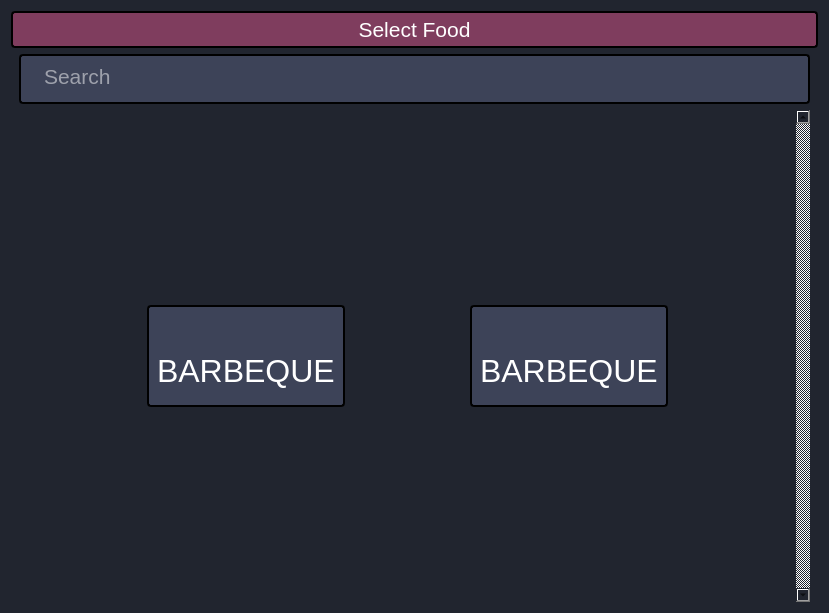
<?xml version="1.0" encoding="UTF-8"?>
<ui version="4.0">
 <class>Form</class>
 <widget class="QWidget" name="Form">
  <property name="geometry">
   <rect>
    <x>0</x>
    <y>0</y>
    <width>829</width>
    <height>613</height>
   </rect>
  </property>
  <property name="windowTitle">
   <string>Form</string>
  </property>
  <property name="styleSheet">
   <string notr="true">background-color:#21252F;</string>
  </property>
  <property name="windowFilePath">
   <string/>
  </property>
  <layout class="QVBoxLayout" name="verticalLayout_4">
   <item>
    <widget class="QLabel" name="label">
     <property name="sizePolicy">
      <sizepolicy hsizetype="Preferred" vsizetype="Maximum">
       <horstretch>0</horstretch>
       <verstretch>0</verstretch>
      </sizepolicy>
     </property>
     <property name="font">
      <font>
       <pointsize>16</pointsize>
      </font>
     </property>
     <property name="styleSheet">
      <string notr="true">color:white;
background-color:#7F3D5E;
border: 2px solid black;
border-radius:4px;
padding: 4px 8px;
</string>
     </property>
     <property name="text">
      <string>Select Food</string>
     </property>
     <property name="alignment">
      <set>Qt::AlignCenter</set>
     </property>
    </widget>
   </item>
   <item>
    <layout class="QVBoxLayout" name="verticalLayout">
     <property name="sizeConstraint">
      <enum>QLayout::SetMinimumSize</enum>
     </property>
     <property name="leftMargin">
      <number>8</number>
     </property>
     <property name="rightMargin">
      <number>8</number>
     </property>
     <item>
      <widget class="QFrame" name="frame">
       <property name="sizePolicy">
        <sizepolicy hsizetype="Preferred" vsizetype="Maximum">
         <horstretch>0</horstretch>
         <verstretch>0</verstretch>
        </sizepolicy>
       </property>
       <property name="styleSheet">
        <string notr="true">background-color:#3D4358;
border: 2px solid black;
border-radius:4px;</string>
       </property>
       <property name="frameShape">
        <enum>QFrame::NoFrame</enum>
       </property>
       <property name="frameShadow">
        <enum>QFrame::Raised</enum>
       </property>
       <layout class="QHBoxLayout" name="horizontalLayout_2">
        <property name="spacing">
         <number>4</number>
        </property>
        <property name="leftMargin">
         <number>8</number>
        </property>
        <property name="topMargin">
         <number>4</number>
        </property>
        <property name="rightMargin">
         <number>8</number>
        </property>
        <property name="bottomMargin">
         <number>4</number>
        </property>
        <item>
         <widget class="QLabel" name="label_2">
          <property name="maximumSize">
           <size>
            <width>24</width>
            <height>24</height>
           </size>
          </property>
          <property name="styleSheet">
           <string notr="true">border:none;</string>
          </property>
          <property name="text">
           <string/>
          </property>
          <property name="pixmap">
           <pixmap>../src/assets/searchIcon.png</pixmap>
          </property>
          <property name="scaledContents">
           <bool>true</bool>
          </property>
         </widget>
        </item>
        <item>
         <widget class="QTextEdit" name="textEdit">
          <property name="sizePolicy">
           <sizepolicy hsizetype="Expanding" vsizetype="Maximum">
            <horstretch>0</horstretch>
            <verstretch>0</verstretch>
           </sizepolicy>
          </property>
          <property name="maximumSize">
           <size>
            <width>16777215</width>
            <height>38</height>
           </size>
          </property>
          <property name="font">
           <font>
            <pointsize>16</pointsize>
           </font>
          </property>
          <property name="styleSheet">
           <string notr="true">background-color:transparent;
color:white;
border:none;</string>
          </property>
          <property name="placeholderText">
           <string>Search</string>
          </property>
         </widget>
        </item>
       </layout>
      </widget>
     </item>
     <item>
      <widget class="QScrollArea" name="scrollArea">
       <property name="sizePolicy">
        <sizepolicy hsizetype="Minimum" vsizetype="Minimum">
         <horstretch>0</horstretch>
         <verstretch>0</verstretch>
        </sizepolicy>
       </property>
       <property name="frameShape">
        <enum>QFrame::NoFrame</enum>
       </property>
       <property name="verticalScrollBarPolicy">
        <enum>Qt::ScrollBarAlwaysOn</enum>
       </property>
       <property name="horizontalScrollBarPolicy">
        <enum>Qt::ScrollBarAlwaysOff</enum>
       </property>
       <property name="sizeAdjustPolicy">
        <enum>QAbstractScrollArea::AdjustIgnored</enum>
       </property>
       <property name="widgetResizable">
        <bool>true</bool>
       </property>
       <widget class="QWidget" name="scrollAreaWidgetContents">
        <property name="geometry">
         <rect>
          <x>0</x>
          <y>0</y>
          <width>778</width>
          <height>494</height>
         </rect>
        </property>
        <layout class="QGridLayout" name="gridLayout_2">
         <item row="0" column="0">
          <widget class="QFrame" name="frame_3">
           <property name="sizePolicy">
            <sizepolicy hsizetype="Maximum" vsizetype="Maximum">
             <horstretch>0</horstretch>
             <verstretch>0</verstretch>
            </sizepolicy>
           </property>
           <property name="styleSheet">
            <string notr="true">background-color:#3D4358;
border: 2px solid black;
border-radius:4px;</string>
           </property>
           <property name="frameShape">
            <enum>QFrame::StyledPanel</enum>
           </property>
           <property name="frameShadow">
            <enum>QFrame::Raised</enum>
           </property>
           <layout class="QVBoxLayout" name="verticalLayout_2">
            <property name="spacing">
             <number>16</number>
            </property>
            <property name="leftMargin">
             <number>8</number>
            </property>
            <property name="topMargin">
             <number>16</number>
            </property>
            <property name="rightMargin">
             <number>8</number>
            </property>
            <property name="bottomMargin">
             <number>16</number>
            </property>
            <item>
             <widget class="QLabel" name="label_5">
              <property name="sizePolicy">
               <sizepolicy hsizetype="Preferred" vsizetype="Maximum">
                <horstretch>0</horstretch>
                <verstretch>0</verstretch>
               </sizepolicy>
              </property>
              <property name="styleSheet">
               <string notr="true">border:none;</string>
              </property>
              <property name="text">
               <string/>
              </property>
              <property name="pixmap">
               <pixmap>../src/assets/dishesIcon/img.png</pixmap>
              </property>
              <property name="scaledContents">
               <bool>true</bool>
              </property>
             </widget>
            </item>
            <item>
             <widget class="QLabel" name="label_6">
              <property name="sizePolicy">
               <sizepolicy hsizetype="Preferred" vsizetype="Maximum">
                <horstretch>0</horstretch>
                <verstretch>0</verstretch>
               </sizepolicy>
              </property>
              <property name="font">
               <font>
                <pointsize>24</pointsize>
               </font>
              </property>
              <property name="styleSheet">
               <string notr="true">border:none;
color:white;</string>
              </property>
              <property name="text">
               <string>BARBEQUE</string>
              </property>
             </widget>
            </item>
           </layout>
          </widget>
         </item>
         <item row="0" column="1">
          <widget class="QFrame" name="frame_4">
           <property name="sizePolicy">
            <sizepolicy hsizetype="Fixed" vsizetype="Fixed">
             <horstretch>0</horstretch>
             <verstretch>0</verstretch>
            </sizepolicy>
           </property>
           <property name="styleSheet">
            <string notr="true">background-color:#3D4358;
border: 2px solid black;
border-radius:4px;</string>
           </property>
           <property name="frameShape">
            <enum>QFrame::StyledPanel</enum>
           </property>
           <property name="frameShadow">
            <enum>QFrame::Raised</enum>
           </property>
           <layout class="QVBoxLayout" name="verticalLayout_3">
            <property name="spacing">
             <number>16</number>
            </property>
            <property name="leftMargin">
             <number>8</number>
            </property>
            <property name="topMargin">
             <number>16</number>
            </property>
            <property name="rightMargin">
             <number>8</number>
            </property>
            <property name="bottomMargin">
             <number>16</number>
            </property>
            <item>
             <widget class="QLabel" name="label_7">
              <property name="sizePolicy">
               <sizepolicy hsizetype="Preferred" vsizetype="Maximum">
                <horstretch>0</horstretch>
                <verstretch>0</verstretch>
               </sizepolicy>
              </property>
              <property name="styleSheet">
               <string notr="true">border:none;</string>
              </property>
              <property name="text">
               <string/>
              </property>
              <property name="pixmap">
               <pixmap>../src/assets/dishesIcon/img.png</pixmap>
              </property>
              <property name="scaledContents">
               <bool>true</bool>
              </property>
             </widget>
            </item>
            <item>
             <widget class="QLabel" name="label_8">
              <property name="sizePolicy">
               <sizepolicy hsizetype="Preferred" vsizetype="Maximum">
                <horstretch>0</horstretch>
                <verstretch>0</verstretch>
               </sizepolicy>
              </property>
              <property name="font">
               <font>
                <pointsize>24</pointsize>
               </font>
              </property>
              <property name="styleSheet">
               <string notr="true">border:none;
color:white;</string>
              </property>
              <property name="text">
               <string>BARBEQUE</string>
              </property>
             </widget>
            </item>
           </layout>
          </widget>
         </item>
        </layout>
       </widget>
      </widget>
     </item>
    </layout>
   </item>
  </layout>
 </widget>
 <resources/>
 <connections/>
</ui>
